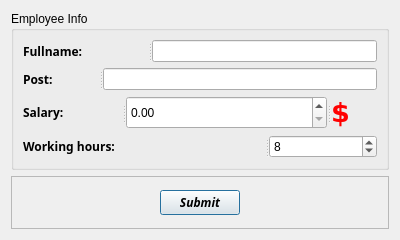
<?xml version="1.0" encoding="UTF-8"?>
<ui version="4.0">
 <class>EmployeeAddWindow</class>
 <widget class="QDialog" name="EmployeeAddWindow">
  <property name="geometry">
   <rect>
    <x>0</x>
    <y>0</y>
    <width>400</width>
    <height>240</height>
   </rect>
  </property>
  <property name="minimumSize">
   <size>
    <width>370</width>
    <height>240</height>
   </size>
  </property>
  <property name="maximumSize">
   <size>
    <width>16777215</width>
    <height>16777215</height>
   </size>
  </property>
  <property name="windowTitle">
   <string>Add employee</string>
  </property>
  <layout class="QVBoxLayout" name="verticalLayout_2">
   <item>
    <widget class="QGroupBox" name="employee_gBox">
     <property name="title">
      <string>Employee Info</string>
     </property>
     <layout class="QVBoxLayout" name="verticalLayout">
      <item>
       <widget class="QSplitter" name="splitter_4">
        <property name="orientation">
         <enum>Qt::Horizontal</enum>
        </property>
        <widget class="QLabel" name="fullname_l">
         <property name="font">
          <font>
           <family>Lucida Handwriting</family>
           <weight>75</weight>
           <italic>false</italic>
           <bold>true</bold>
          </font>
         </property>
         <property name="text">
          <string>Fullname:</string>
         </property>
        </widget>
        <widget class="QLineEdit" name="fullname_le"/>
       </widget>
      </item>
      <item>
       <widget class="QSplitter" name="splitter_3">
        <property name="orientation">
         <enum>Qt::Horizontal</enum>
        </property>
        <widget class="QLabel" name="post_l">
         <property name="font">
          <font>
           <family>Lucida Handwriting</family>
           <weight>75</weight>
           <italic>false</italic>
           <bold>true</bold>
          </font>
         </property>
         <property name="text">
          <string>Post:</string>
         </property>
        </widget>
        <widget class="QLineEdit" name="post_le"/>
       </widget>
      </item>
      <item>
       <widget class="QSplitter" name="splitter_2">
        <property name="orientation">
         <enum>Qt::Horizontal</enum>
        </property>
        <widget class="QLabel" name="salary_l">
         <property name="font">
          <font>
           <family>Lucida Handwriting</family>
           <weight>75</weight>
           <italic>false</italic>
           <bold>true</bold>
          </font>
         </property>
         <property name="text">
          <string>Salary:</string>
         </property>
        </widget>
        <widget class="QDoubleSpinBox" name="salary_dsBox">
         <property name="maximum">
          <double>1000000.000000000000000</double>
         </property>
        </widget>
        <widget class="QLabel" name="symb_l">
         <property name="font">
          <font>
           <family>Verdana</family>
           <pointsize>20</pointsize>
           <weight>75</weight>
           <bold>true</bold>
          </font>
         </property>
         <property name="styleSheet">
          <string notr="true">color: rgb(255, 0, 0);</string>
         </property>
         <property name="text">
          <string>$</string>
         </property>
        </widget>
       </widget>
      </item>
      <item>
       <widget class="QSplitter" name="splitter">
        <property name="orientation">
         <enum>Qt::Horizontal</enum>
        </property>
        <widget class="QLabel" name="working_hours_l">
         <property name="font">
          <font>
           <family>Lucida Handwriting</family>
           <weight>75</weight>
           <italic>false</italic>
           <bold>true</bold>
          </font>
         </property>
         <property name="text">
          <string>Working hours:</string>
         </property>
        </widget>
        <widget class="QSpinBox" name="working_hours_sBox">
         <property name="maximum">
          <number>24</number>
         </property>
         <property name="value">
          <number>8</number>
         </property>
        </widget>
       </widget>
      </item>
     </layout>
    </widget>
   </item>
   <item>
    <widget class="QFrame" name="ctrl_fr">
     <property name="frameShape">
      <enum>QFrame::StyledPanel</enum>
     </property>
     <property name="frameShadow">
      <enum>QFrame::Raised</enum>
     </property>
     <layout class="QHBoxLayout" name="horizontalLayout_5">
      <item>
       <spacer name="horizontalSpacer_2">
        <property name="orientation">
         <enum>Qt::Horizontal</enum>
        </property>
        <property name="sizeHint" stdset="0">
         <size>
          <width>40</width>
          <height>20</height>
         </size>
        </property>
       </spacer>
      </item>
      <item>
       <widget class="QPushButton" name="submit_btn">
        <property name="font">
         <font>
          <family>Sitka Subheading</family>
          <weight>75</weight>
          <italic>true</italic>
          <bold>true</bold>
         </font>
        </property>
        <property name="text">
         <string>Submit</string>
        </property>
       </widget>
      </item>
      <item>
       <spacer name="horizontalSpacer">
        <property name="orientation">
         <enum>Qt::Horizontal</enum>
        </property>
        <property name="sizeHint" stdset="0">
         <size>
          <width>40</width>
          <height>20</height>
         </size>
        </property>
       </spacer>
      </item>
     </layout>
    </widget>
   </item>
  </layout>
 </widget>
 <resources/>
 <connections/>
</ui>
